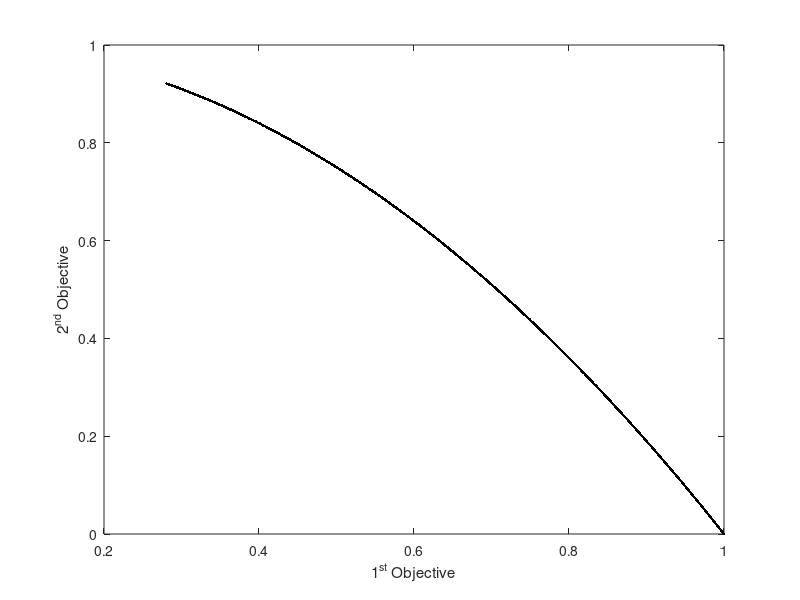

MATLAB code for this plot:
load('ZDT6.mat');

plot(PF(:, 1), PF(:, 2), 'k.');
xlabel('1^{st} Objective');
ylabel('2^{nd} Objective');
xlim([0.2, 1]);
ylim([0, 1]);